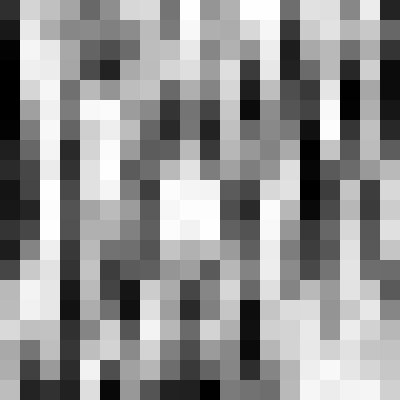
Frame 1 (no input)
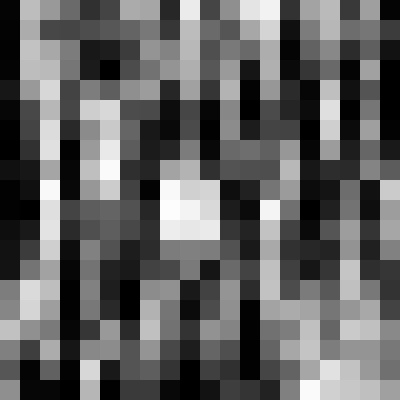
Frame 60 (the mouse pressed at the canvas centre just before this capture)
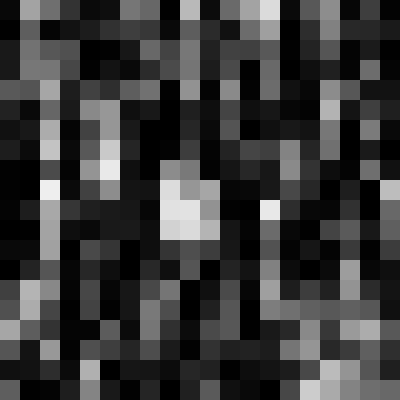
Frame 120 (the mouse held since frame 60 and released just before this capture)

The Processing sketch that drew these frames (run headless with seeded random() and noise(); from frame 60 on, the mouse is pressed at the canvas centre):

// Processing sketch: tilesandstyles
// ── tilesandstyles.pde
ArrayList<Tile> tiles = new ArrayList<Tile>();
float TILE_WIDTH, TILE_HEIGHT;
void setup() {
  size(400, 400);
  TILE_WIDTH = TILE_HEIGHT = width / 20;

  for (float x = 0; x < width; x += TILE_WIDTH) {
    for (float y = 0; y < height; y += TILE_HEIGHT) {
      tiles.add(new Tile(x,y,TILE_WIDTH, TILE_HEIGHT));
    }
  }
}

void draw() {
  background(255);
  for (Tile t : tiles) {
    t.update();
    t.draw();
  }
  
}
float zoff = 0;
class Tile {
  PVector pos, dims;
  float angle, angle_inc, sin_x;

  Tile (float x, float y, float w, float h) {
    zoff += 0.1;
    angle = map(noise(x * 0.01, y * 0.01, zoff), 0, 1, 0, TWO_PI);
    angle_inc = radians(noise(x * 0.1, y * 0.1, zoff));
    pos = new PVector(x, y);
    dims = new PVector(w, h);
  }

  void update() {
    angle = (angle + angle_inc) % TWO_PI;
    sin_x = sin(angle);
  }

  void draw() {
    noStroke();
    fill(map(sin_x, -1, 1, 0, 255));
    rect(pos.x, pos.y, dims.x, dims.y);
  }
}
